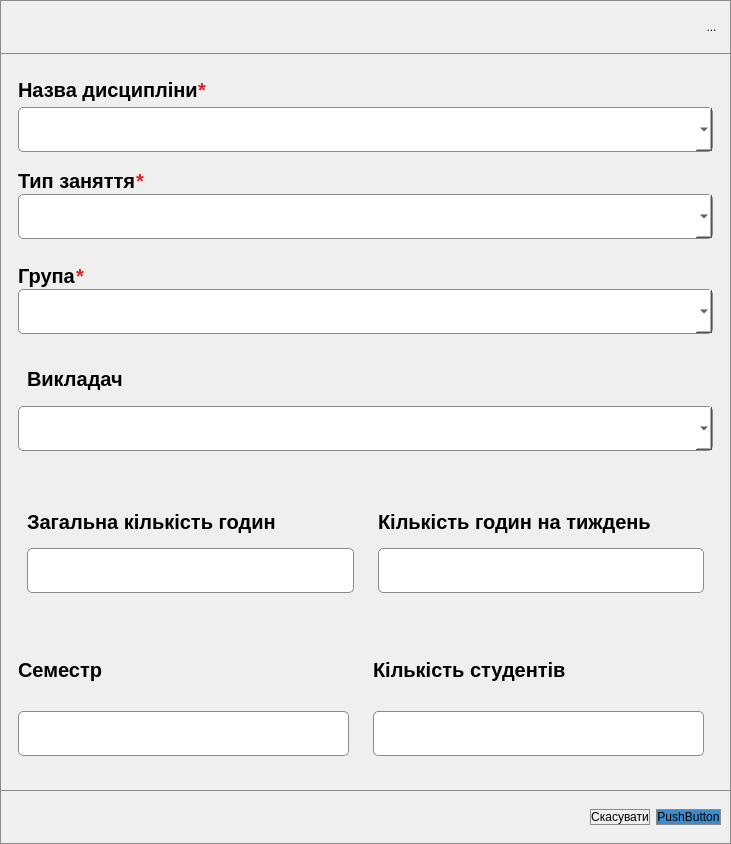
<?xml version="1.0" encoding="UTF-8"?>
<ui version="4.0">
 <class>DisciplineProcessWindow</class>
 <widget class="QDialog" name="DisciplineProcessWindow">
  <property name="geometry">
   <rect>
    <x>0</x>
    <y>0</y>
    <width>731</width>
    <height>844</height>
   </rect>
  </property>
  <property name="windowTitle">
   <string>Dialog</string>
  </property>
  <property name="styleSheet">
   <string notr="true">border: 1px solid rgb(139, 139, 139);</string>
  </property>
  <layout class="QVBoxLayout" name="verticalLayout">
   <property name="spacing">
    <number>0</number>
   </property>
   <property name="leftMargin">
    <number>0</number>
   </property>
   <property name="topMargin">
    <number>0</number>
   </property>
   <property name="rightMargin">
    <number>0</number>
   </property>
   <property name="bottomMargin">
    <number>0</number>
   </property>
   <item>
    <widget class="QFrame" name="Headar">
     <property name="maximumSize">
      <size>
       <width>16777215</width>
       <height>54</height>
      </size>
     </property>
     <property name="styleSheet">
      <string notr="true">border: 1px solid rgb(139, 139, 139);</string>
     </property>
     <property name="frameShape">
      <enum>QFrame::Shape::StyledPanel</enum>
     </property>
     <property name="frameShadow">
      <enum>QFrame::Shadow::Raised</enum>
     </property>
     <layout class="QHBoxLayout" name="horizontalLayout">
      <property name="spacing">
       <number>0</number>
      </property>
      <item>
       <widget class="QLabel" name="windowTitle">
        <property name="layoutDirection">
         <enum>Qt::LayoutDirection::LeftToRight</enum>
        </property>
        <property name="styleSheet">
         <string notr="true">color: black;
border: 0px;
margin-left: 24px;
margin-bottom: 6px;
font: 26px;
font-weight: 700;</string>
        </property>
        <property name="text">
         <string/>
        </property>
        <property name="alignment">
         <set>Qt::AlignmentFlag::AlignCenter</set>
        </property>
       </widget>
      </item>
      <item>
       <widget class="QToolButton" name="closeButton">
        <property name="styleSheet">
         <string notr="true">border: 0px;</string>
        </property>
        <property name="text">
         <string>...</string>
        </property>
       </widget>
      </item>
     </layout>
    </widget>
   </item>
   <item>
    <widget class="QFrame" name="frame">
     <property name="styleSheet">
      <string notr="true">border: 0px;</string>
     </property>
     <property name="frameShape">
      <enum>QFrame::Shape::StyledPanel</enum>
     </property>
     <property name="frameShadow">
      <enum>QFrame::Shadow::Raised</enum>
     </property>
     <layout class="QVBoxLayout" name="verticalLayout_2">
      <item>
       <widget class="QFrame" name="frame_3">
        <property name="frameShape">
         <enum>QFrame::Shape::StyledPanel</enum>
        </property>
        <property name="frameShadow">
         <enum>QFrame::Shadow::Raised</enum>
        </property>
        <layout class="QVBoxLayout" name="verticalLayout_3">
         <property name="spacing">
          <number>0</number>
         </property>
         <property name="bottomMargin">
          <number>0</number>
         </property>
         <item>
          <widget class="QFrame" name="frame_6">
           <property name="styleSheet">
            <string notr="true">color: rgb(223, 33, 33);</string>
           </property>
           <property name="frameShape">
            <enum>QFrame::Shape::StyledPanel</enum>
           </property>
           <property name="frameShadow">
            <enum>QFrame::Shadow::Raised</enum>
           </property>
           <layout class="QHBoxLayout" name="horizontalLayout_3">
            <property name="spacing">
             <number>0</number>
            </property>
            <property name="leftMargin">
             <number>0</number>
            </property>
            <property name="topMargin">
             <number>0</number>
            </property>
            <property name="rightMargin">
             <number>0</number>
            </property>
            <property name="bottomMargin">
             <number>0</number>
            </property>
            <item>
             <widget class="QLabel" name="label">
              <property name="maximumSize">
               <size>
                <width>16777215</width>
                <height>39</height>
               </size>
              </property>
              <property name="styleSheet">
               <string notr="true">color: rgb(0, 0, 0);
font-size: 20px;
font-weight: 700;</string>
              </property>
              <property name="text">
               <string>Назва дисципліни</string>
              </property>
             </widget>
            </item>
            <item>
             <widget class="QLabel" name="label_4">
              <property name="styleSheet">
               <string notr="true">color: rgb(0, 0, 0);
font-size: 20px;
font-weight: 700;
color: rgb(223, 33, 33);</string>
              </property>
              <property name="text">
               <string>*</string>
              </property>
             </widget>
            </item>
            <item>
             <spacer name="horizontalSpacer_2">
              <property name="orientation">
               <enum>Qt::Orientation::Horizontal</enum>
              </property>
              <property name="sizeHint" stdset="0">
               <size>
                <width>40</width>
                <height>20</height>
               </size>
              </property>
             </spacer>
            </item>
           </layout>
          </widget>
         </item>
         <item>
          <widget class="EditableComboBox" name="disciplineComboBox">
           <property name="minimumSize">
            <size>
             <width>0</width>
             <height>45</height>
            </size>
           </property>
           <property name="styleSheet">
            <string notr="true">background-color: rgb(255, 255, 255);
border: 1px solid rgb(139, 139, 139);
border-radius: 5px;
color: rgb(0, 0, 0);
font-size: 14px;</string>
           </property>
          </widget>
         </item>
        </layout>
       </widget>
      </item>
      <item>
       <widget class="QFrame" name="frame_5">
        <property name="frameShape">
         <enum>QFrame::Shape::StyledPanel</enum>
        </property>
        <property name="frameShadow">
         <enum>QFrame::Shadow::Raised</enum>
        </property>
        <layout class="QVBoxLayout" name="verticalLayout_4">
         <property name="spacing">
          <number>0</number>
         </property>
         <item>
          <widget class="QFrame" name="frame_8">
           <property name="styleSheet">
            <string notr="true">color: rgb(223, 33, 33);</string>
           </property>
           <property name="frameShape">
            <enum>QFrame::Shape::StyledPanel</enum>
           </property>
           <property name="frameShadow">
            <enum>QFrame::Shadow::Raised</enum>
           </property>
           <layout class="QHBoxLayout" name="horizontalLayout_5">
            <property name="spacing">
             <number>0</number>
            </property>
            <property name="leftMargin">
             <number>0</number>
            </property>
            <property name="topMargin">
             <number>0</number>
            </property>
            <property name="rightMargin">
             <number>0</number>
            </property>
            <property name="bottomMargin">
             <number>0</number>
            </property>
            <item>
             <widget class="QLabel" name="label_6">
              <property name="maximumSize">
               <size>
                <width>16777215</width>
                <height>39</height>
               </size>
              </property>
              <property name="styleSheet">
               <string notr="true">color: rgb(0, 0, 0);
font-size: 20px;
font-weight: 700;</string>
              </property>
              <property name="text">
               <string>Тип заняття</string>
              </property>
             </widget>
            </item>
            <item>
             <widget class="QLabel" name="label_7">
              <property name="styleSheet">
               <string notr="true">color: rgb(0, 0, 0);
font-size: 20px;
font-weight: 700;
color: rgb(223, 33, 33);</string>
              </property>
              <property name="text">
               <string>*</string>
              </property>
             </widget>
            </item>
            <item>
             <spacer name="horizontalSpacer_4">
              <property name="orientation">
               <enum>Qt::Orientation::Horizontal</enum>
              </property>
              <property name="sizeHint" stdset="0">
               <size>
                <width>40</width>
                <height>20</height>
               </size>
              </property>
             </spacer>
            </item>
           </layout>
          </widget>
         </item>
         <item>
          <widget class="EditableComboBox" name="typeDisciplineComboBox">
           <property name="minimumSize">
            <size>
             <width>0</width>
             <height>45</height>
            </size>
           </property>
           <property name="styleSheet">
            <string notr="true">background-color: rgb(255, 255, 255);
border: 1px solid rgb(139, 139, 139);
border-radius: 5px;
color: rgb(0, 0, 0);
font-size: 14px;</string>
           </property>
          </widget>
         </item>
        </layout>
       </widget>
      </item>
      <item>
       <widget class="QFrame" name="frame_4">
        <property name="frameShape">
         <enum>QFrame::Shape::StyledPanel</enum>
        </property>
        <property name="frameShadow">
         <enum>QFrame::Shadow::Raised</enum>
        </property>
        <layout class="QVBoxLayout" name="verticalLayout_5">
         <property name="spacing">
          <number>0</number>
         </property>
         <item>
          <widget class="QFrame" name="frame_9">
           <property name="styleSheet">
            <string notr="true">color: rgb(223, 33, 33);</string>
           </property>
           <property name="frameShape">
            <enum>QFrame::Shape::StyledPanel</enum>
           </property>
           <property name="frameShadow">
            <enum>QFrame::Shadow::Raised</enum>
           </property>
           <layout class="QHBoxLayout" name="horizontalLayout_6">
            <property name="spacing">
             <number>0</number>
            </property>
            <property name="leftMargin">
             <number>0</number>
            </property>
            <property name="topMargin">
             <number>0</number>
            </property>
            <property name="rightMargin">
             <number>0</number>
            </property>
            <property name="bottomMargin">
             <number>0</number>
            </property>
            <item>
             <widget class="QLabel" name="label_8">
              <property name="maximumSize">
               <size>
                <width>16777215</width>
                <height>39</height>
               </size>
              </property>
              <property name="styleSheet">
               <string notr="true">color: rgb(0, 0, 0);
font-size: 20px;
font-weight: 700;</string>
              </property>
              <property name="text">
               <string>Група</string>
              </property>
             </widget>
            </item>
            <item>
             <widget class="QLabel" name="label_9">
              <property name="styleSheet">
               <string notr="true">color: rgb(0, 0, 0);
font-size: 20px;
font-weight: 700;
color: rgb(223, 33, 33);</string>
              </property>
              <property name="text">
               <string>*</string>
              </property>
             </widget>
            </item>
            <item>
             <spacer name="horizontalSpacer_5">
              <property name="orientation">
               <enum>Qt::Orientation::Horizontal</enum>
              </property>
              <property name="sizeHint" stdset="0">
               <size>
                <width>40</width>
                <height>20</height>
               </size>
              </property>
             </spacer>
            </item>
           </layout>
          </widget>
         </item>
         <item>
          <widget class="EditableComboBox" name="groupComboBox">
           <property name="minimumSize">
            <size>
             <width>0</width>
             <height>45</height>
            </size>
           </property>
           <property name="styleSheet">
            <string notr="true">background-color: rgb(255, 255, 255);
border: 1px solid rgb(139, 139, 139);
border-radius: 5px;
color: rgb(0, 0, 0);
font-size: 14px;</string>
           </property>
          </widget>
         </item>
        </layout>
       </widget>
      </item>
      <item>
       <widget class="QFrame" name="frame_13">
        <property name="frameShape">
         <enum>QFrame::Shape::StyledPanel</enum>
        </property>
        <property name="frameShadow">
         <enum>QFrame::Shadow::Raised</enum>
        </property>
        <layout class="QVBoxLayout" name="verticalLayout_16">
         <item>
          <widget class="QFrame" name="frame_24">
           <property name="frameShape">
            <enum>QFrame::Shape::StyledPanel</enum>
           </property>
           <property name="frameShadow">
            <enum>QFrame::Shadow::Raised</enum>
           </property>
           <layout class="QHBoxLayout" name="horizontalLayout_11">
            <item>
             <widget class="QLabel" name="label_19">
              <property name="styleSheet">
               <string notr="true">color: rgb(0, 0, 0);
font-size: 20px;
font-weight: 700;</string>
              </property>
              <property name="text">
               <string>Викладач</string>
              </property>
             </widget>
            </item>
           </layout>
          </widget>
         </item>
         <item>
          <widget class="EditableComboBox" name="teacherComboBox">
           <property name="minimumSize">
            <size>
             <width>0</width>
             <height>45</height>
            </size>
           </property>
           <property name="styleSheet">
            <string notr="true">background-color: rgb(255, 255, 255);
border: 1px solid rgb(139, 139, 139);
border-radius: 5px;
color: rgb(0, 0, 0);
font-size: 14px;</string>
           </property>
          </widget>
         </item>
        </layout>
       </widget>
      </item>
      <item>
       <widget class="QFrame" name="frame_14">
        <property name="frameShape">
         <enum>QFrame::Shape::StyledPanel</enum>
        </property>
        <property name="frameShadow">
         <enum>QFrame::Shadow::Raised</enum>
        </property>
        <layout class="QHBoxLayout" name="horizontalLayout_7">
         <property name="topMargin">
          <number>0</number>
         </property>
         <property name="bottomMargin">
          <number>0</number>
         </property>
         <item>
          <widget class="QFrame" name="frame_10">
           <property name="frameShape">
            <enum>QFrame::Shape::StyledPanel</enum>
           </property>
           <property name="frameShadow">
            <enum>QFrame::Shadow::Raised</enum>
           </property>
           <layout class="QVBoxLayout" name="verticalLayout_6">
            <property name="topMargin">
             <number>0</number>
            </property>
            <property name="bottomMargin">
             <number>0</number>
            </property>
            <item>
             <widget class="QLabel" name="label_3">
              <property name="minimumSize">
               <size>
                <width>0</width>
                <height>76</height>
               </size>
              </property>
              <property name="maximumSize">
               <size>
                <width>16777215</width>
                <height>39</height>
               </size>
              </property>
              <property name="styleSheet">
               <string notr="true">color: rgb(0, 0, 0);
font-size: 20px;
font-weight: 700;</string>
              </property>
              <property name="text">
               <string>Загальна кількість годин</string>
              </property>
              <property name="wordWrap">
               <bool>true</bool>
              </property>
             </widget>
            </item>
            <item>
             <widget class="QLineEdit" name="totalHourLineEdit">
              <property name="minimumSize">
               <size>
                <width>0</width>
                <height>45</height>
               </size>
              </property>
              <property name="styleSheet">
               <string notr="true">background-color: rgb(255, 255, 255);
border: 1px solid rgb(139, 139, 139);
border-radius: 5px;
color: rgb(0, 0, 0);
font-size: 14px;</string>
              </property>
              <property name="text">
               <string/>
              </property>
             </widget>
            </item>
           </layout>
          </widget>
         </item>
         <item>
          <widget class="QFrame" name="frame_11">
           <property name="frameShape">
            <enum>QFrame::Shape::StyledPanel</enum>
           </property>
           <property name="frameShadow">
            <enum>QFrame::Shadow::Raised</enum>
           </property>
           <layout class="QVBoxLayout" name="verticalLayout_7">
            <property name="topMargin">
             <number>0</number>
            </property>
            <property name="bottomMargin">
             <number>0</number>
            </property>
            <item>
             <widget class="QLabel" name="label_5">
              <property name="minimumSize">
               <size>
                <width>0</width>
                <height>76</height>
               </size>
              </property>
              <property name="maximumSize">
               <size>
                <width>16777215</width>
                <height>39</height>
               </size>
              </property>
              <property name="styleSheet">
               <string notr="true">color: rgb(0, 0, 0);
font-size: 20px;
font-weight: 700;</string>
              </property>
              <property name="text">
               <string>Кількість годин на тиждень</string>
              </property>
              <property name="wordWrap">
               <bool>true</bool>
              </property>
             </widget>
            </item>
            <item>
             <widget class="QLineEdit" name="hourPerWeakLineEdit">
              <property name="minimumSize">
               <size>
                <width>0</width>
                <height>45</height>
               </size>
              </property>
              <property name="styleSheet">
               <string notr="true">background-color: rgb(255, 255, 255);
border: 1px solid rgb(139, 139, 139);
border-radius: 5px;
color: rgb(0, 0, 0);
font-size: 14px;</string>
              </property>
              <property name="text">
               <string/>
              </property>
             </widget>
            </item>
           </layout>
          </widget>
         </item>
        </layout>
       </widget>
      </item>
      <item>
       <widget class="QFrame" name="frame_7">
        <property name="minimumSize">
         <size>
          <width>0</width>
          <height>182</height>
         </size>
        </property>
        <property name="frameShape">
         <enum>QFrame::Shape::StyledPanel</enum>
        </property>
        <property name="frameShadow">
         <enum>QFrame::Shadow::Raised</enum>
        </property>
        <layout class="QHBoxLayout" name="horizontalLayout_4">
         <property name="leftMargin">
          <number>0</number>
         </property>
         <property name="topMargin">
          <number>0</number>
         </property>
         <property name="bottomMargin">
          <number>0</number>
         </property>
         <item>
          <widget class="QFrame" name="frame_12">
           <property name="frameShape">
            <enum>QFrame::Shape::StyledPanel</enum>
           </property>
           <property name="frameShadow">
            <enum>QFrame::Shadow::Raised</enum>
           </property>
           <layout class="QVBoxLayout" name="verticalLayout_8">
            <property name="topMargin">
             <number>0</number>
            </property>
            <item>
             <widget class="QLabel" name="label_10">
              <property name="minimumSize">
               <size>
                <width>0</width>
                <height>76</height>
               </size>
              </property>
              <property name="maximumSize">
               <size>
                <width>16777215</width>
                <height>39</height>
               </size>
              </property>
              <property name="styleSheet">
               <string notr="true">color: rgb(0, 0, 0);
font-size: 20px;
font-weight: 700;</string>
              </property>
              <property name="text">
               <string>Семестр</string>
              </property>
              <property name="wordWrap">
               <bool>true</bool>
              </property>
             </widget>
            </item>
            <item>
             <widget class="QLineEdit" name="semestrLineEdit">
              <property name="minimumSize">
               <size>
                <width>0</width>
                <height>45</height>
               </size>
              </property>
              <property name="styleSheet">
               <string notr="true">background-color: rgb(255, 255, 255);
border: 1px solid rgb(139, 139, 139);
border-radius: 5px;
color: rgb(0, 0, 0);
font-size: 14px;</string>
              </property>
              <property name="text">
               <string/>
              </property>
             </widget>
            </item>
           </layout>
          </widget>
         </item>
         <item>
          <widget class="QFrame" name="frame_15">
           <property name="frameShape">
            <enum>QFrame::Shape::StyledPanel</enum>
           </property>
           <property name="frameShadow">
            <enum>QFrame::Shadow::Raised</enum>
           </property>
           <layout class="QVBoxLayout" name="verticalLayout_9">
            <property name="topMargin">
             <number>0</number>
            </property>
            <item>
             <widget class="QLabel" name="label_11">
              <property name="minimumSize">
               <size>
                <width>0</width>
                <height>76</height>
               </size>
              </property>
              <property name="maximumSize">
               <size>
                <width>16777215</width>
                <height>39</height>
               </size>
              </property>
              <property name="styleSheet">
               <string notr="true">color: rgb(0, 0, 0);
font-size: 20px;
font-weight: 700;</string>
              </property>
              <property name="text">
               <string>Кількість студентів</string>
              </property>
              <property name="wordWrap">
               <bool>true</bool>
              </property>
             </widget>
            </item>
            <item>
             <widget class="QLineEdit" name="quantityStudent">
              <property name="minimumSize">
               <size>
                <width>0</width>
                <height>45</height>
               </size>
              </property>
              <property name="styleSheet">
               <string notr="true">background-color: rgb(255, 255, 255);
border: 1px solid rgb(139, 139, 139);
border-radius: 5px;
color: rgb(0, 0, 0);
font-size: 14px;</string>
              </property>
              <property name="text">
               <string/>
              </property>
             </widget>
            </item>
           </layout>
          </widget>
         </item>
        </layout>
       </widget>
      </item>
     </layout>
    </widget>
   </item>
   <item>
    <widget class="QFrame" name="frame_2">
     <property name="maximumSize">
      <size>
       <width>16777215</width>
       <height>54</height>
      </size>
     </property>
     <property name="styleSheet">
      <string notr="true">border: 1px solid rgb(139, 139, 139);</string>
     </property>
     <property name="frameShape">
      <enum>QFrame::Shape::StyledPanel</enum>
     </property>
     <property name="frameShadow">
      <enum>QFrame::Shadow::Raised</enum>
     </property>
     <layout class="QHBoxLayout" name="horizontalLayout_2">
      <item>
       <spacer name="horizontalSpacer">
        <property name="orientation">
         <enum>Qt::Orientation::Horizontal</enum>
        </property>
        <property name="sizeHint" stdset="0">
         <size>
          <width>40</width>
          <height>20</height>
         </size>
        </property>
       </spacer>
      </item>
      <item>
       <widget class="QPushButton" name="cancelButon">
        <property name="styleSheet">
         <string notr="true">color: rgb(0, 0, 0);</string>
        </property>
        <property name="text">
         <string>Скасувати</string>
        </property>
       </widget>
      </item>
      <item>
       <widget class="QPushButton" name="agreeButton">
        <property name="styleSheet">
         <string notr="true">color: rgb(0, 0, 0);
background-color: rgb(60, 140, 206);</string>
        </property>
        <property name="text">
         <string>PushButton</string>
        </property>
       </widget>
      </item>
     </layout>
    </widget>
   </item>
  </layout>
 </widget>
 <customwidgets>
  <customwidget>
   <class>EditableComboBox</class>
   <extends>QComboBox</extends>
   <header location="global">editablecombobox.h</header>
  </customwidget>
 </customwidgets>
 <resources/>
 <connections/>
</ui>
